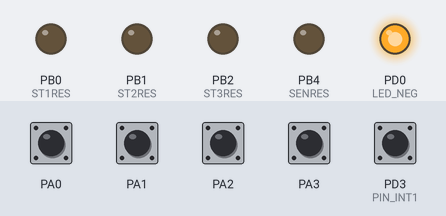
This program was run on a simulated ATmega16, built with avr-gcc and emulated at 16 MHz. Shown: output pins drawn as LEDs (lit = HIGH). The inputs (shaded band) are chosen by the test bench; at power-on: PA0–3, PD3 (PIN_INT1) HIGH.

Above: at 1.2 s.
1.3 s: PD3 (PIN_INT1) pulled LOW for 0.15 s
At 2.6 s:
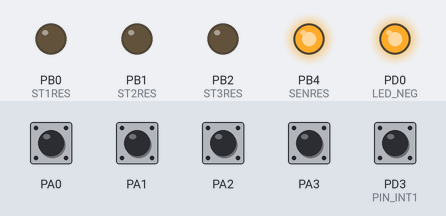
Timing chart, 0 to 4.3 s (numbered marks = the images above; inputs shaded):
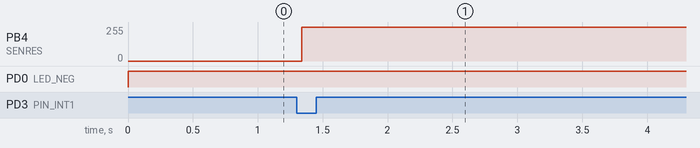

The program:

main.c
```c
#define F_CPU 16000000
#include <avr/interrupt.h>

#define PIN_INT1 PD3
#define LED_NEG PD0

unsigned char buttons;

/* Микросхемы для управления индикаторами */
#define ST1RES PORTB&=~(1<<0)
#define ST1SET PORTB|=(1<<0)
#define ST2RES PORTB&=~(1<<1)
#define ST2SET PORTB|=(1<<1)
#define ST3RES PORTB&=~(1<<2)
#define ST3SET PORTB|=(1<<2)
#define SENRES PORTB&=~(1<<4)
#define SENSET PORTB|=(1<<4)

/* Коды символов для 7-сегментных индикаторов */
unsigned char symbol_codes[]={0x3F,0x06,0x5B,0x4F,0x66,0x6D,0x7D,0x07,0x7F,0x6F};

void SPI_init()
{
	DDRB|=(7<<0)|(1<<4);  /* Управление линиями выбора микросхем */
	DDRB|=(1<<5)|(1<<7);  /* Управление линиями SPI */
	SPCR = (1<<SPE)|(1<<MSTR)|(1<<SPR0);
}

unsigned char SPI_WR(unsigned char data)
{
	unsigned char tmp;
	SPDR = data;
	while(!(SPSR & (1<<SPIF)))
	tmp=SPDR;
	return tmp;
}

void send_digit(unsigned char value,unsigned char pos)
{
	SPI_WR(symbol_codes[value]); // на все микросхемы отправлен один и тот же код, но записан он будет только в ту микросхему, на которую будет отправлен бит записи
	switch(pos)
	{
		case 1:	ST1SET; ST1RES; break;
		case 2:	ST2SET;	ST2RES;	break;
		case 3:	ST3SET;	ST3RES;	break;
	}
}

unsigned char ASK_btns(void)
{
	unsigned char btns;
	SENRES;
	SENSET;
	btns=SPI_WR(0);
	return btns;
}

void display_number(int number) {
	unsigned char hundreds = (number / 100) % 10; // Сотни
	unsigned char tens = (number / 10) % 10;      // Десятки
	unsigned char units = number % 10;       // Единицы

	send_digit(hundreds, 1); // Вывод на первый индикатор
	send_digit(tens, 2);     // Вывод на второй индикатор
	send_digit(units, 3);    // Вывод на третий индикатор
}

void init_INT1(void) {
	DDRD &= ~(1<<PIN_INT1);// Настроим вывод на вход
	PORTD |= (1<<PIN_INT1);// Включаем подтягивающий резистор
	GICR |= (1<<INT1);// Разрешаем внешнее прерывание на INT1
	MCUCR |= (1<<ISC01)|(0<<ISC00);// Настроим условие прерывания
	sei(); // Включаем глобальные прерывания
}

void configure_neg_indicator() {
	DDRD |= (1 << LED_NEG); // PD0 как выход для индикатора отрицательного числа
	PORTD |= (1 << LED_NEG); // Гасим лампочку по умолчанию (активный уровень — низкий)
}

// Обработчик прерывания для INT1
ISR(INT1_vect) {
	buttons = ASK_btns();

	// Разделяем число на два 4-битных числа
	unsigned char num1 = (buttons >> 4) & 0x0F; // Первое число (старшие 4 бита)
	unsigned char num2 = buttons & 0x0F;       // Второе число (младшие 4 бита)
	int result = 0;

	// Выполнение математической операции в зависимости от нажатой кнопки
	if (!(PINA & (1 << PA0))) {
		result = num1 + num2; // Сложение
		} else if (!(PINA & (1 << PA1))) {
		result = num1 - num2; // Вычитание
		} else if (!(PINA & (1 << PA2))) {
		result = num1 * num2; // Умножение
		} else if (!(PINA & (1 << PA3))) {
		if (num2 != 0) {
			result = num1 / num2; // Деление (если делитель не 0)
			} else {
			result = 0; // Предотвращаем деление на 0
		}
	}

	// Если результат отрицательный, включаем лампочку (низкий уровень), иначе гасим
	if (result < 0) {
		PORTD &= ~(1 << LED_NEG); // Включаем лампочку для отрицательных чисел
		} else {
		PORTD |= (1 << LED_NEG); // Гасим лампочку для положительных чисел
	}

	// Выводим результат на семисегментные индикаторы
	if (result < 0) {
		result = -result; // Преобразуем отрицательное число в положительное
	}
	display_number(result);
}

// Основная программа
int main(void) {
	SPI_init();
	init_INT1();
	configure_neg_indicator();

	DDRA &= ~((1 << PA0) | (1 << PA1) | (1 << PA2) | (1 << PA3)); // Кнопки как входы
	PORTA |= ((1 << PA0) | (1 << PA1) | (1 << PA2) | (1 << PA3)); // Подтяжка для кнопок

	// Инициализация значений перед работой
	buttons = 0;
	display_number(0); // Отображение нуля при старте
	PORTD |= (1 << LED_NEG); // Гасим лампочку при старте (активный уровень — низкий)

	while (1) {	}
	return 0;
}
```

Measured:
- after the input at 1.3 s, PB4 (SENRES): 0/255 → 254/255 at once, → 255/255 0.12 s later
